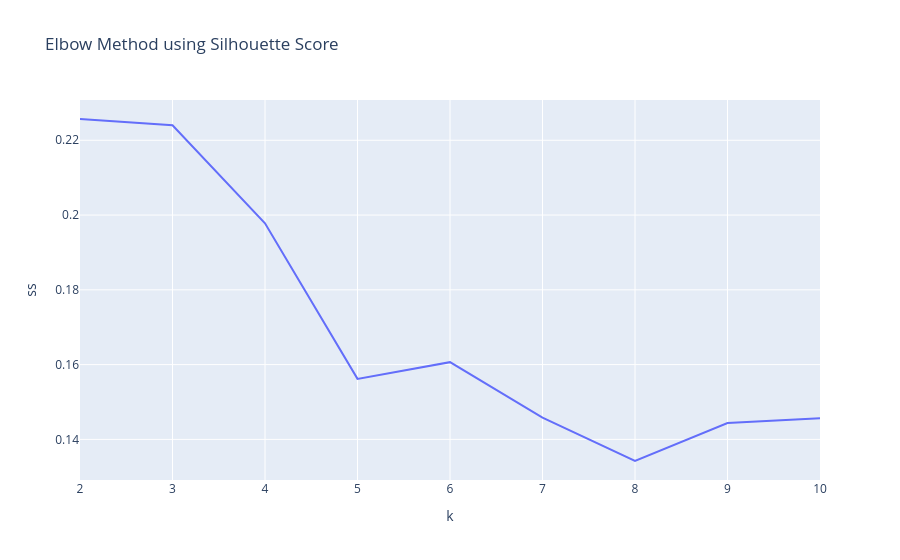

The code cell stored with this chart in its notebook:
### Code cell
# elbow curve: plot using the silhouette score for different k

elbow_data_Dem = pd.DataFrame({"k": range(2, 11), "ss": sss})
fig = px.line(elbow_data_Dem, x="k", y="ss", title="Elbow Method using Silhouette Score")
fig.show()

### Figure 1 — Plotly figure (JSON) as saved in the notebook; plotly's stock layout.template omitted (floating-point values rounded to 4 significant figures)
{"data": [{"hovertemplate": "k=%{x}<br>ss=%{y}<extra></extra>", "legendgroup": "", "line": {"color": "#636efa", "dash": "solid"}, "marker": {"symbol": "circle"}, "mode": "lines", "name": "", "orientation": "v", "showlegend": false, "type": "scatter", "x": [2, 3, 4, 5, 6, 7, 8, 9, 10], "xaxis": "x", "y": [0.2257, 0.224, 0.1978, 0.1562, 0.1607, 0.1458, 0.1342, 0.1444, 0.1457], "yaxis": "y"}], "layout": {"legend": {"tracegroupgap": 0}, "title": {"text": "Elbow Method using Silhouette Score"}, "xaxis": {"anchor": "y", "domain": [0, 1], "title": {"text": "k"}}, "yaxis": {"anchor": "x", "domain": [0, 1], "title": {"text": "ss"}}}}
